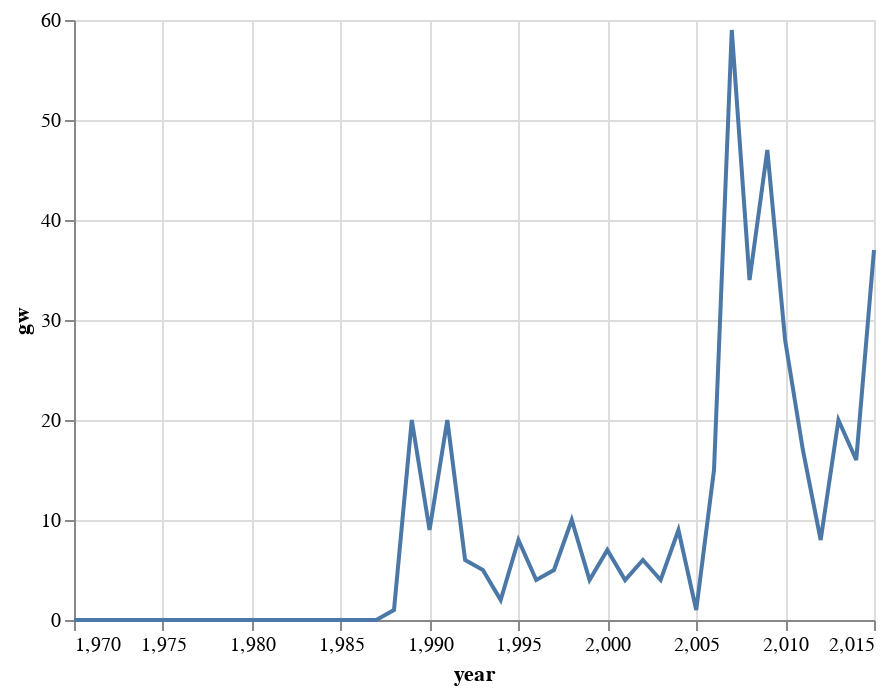

Here is the notebook cell this chart was saved with:
### Code cell
alt.Chart(year_summ[['year', 'gw', 'cc']]).mark_line().encode(x='year',y='gw')

### Figure 1 — Vega-Lite specification as saved in the notebook (floating-point values rounded to 4 significant figures)
{"$schema": "https://vega.github.io/schema/vega-lite/v2.6.0.json", "config": {"view": {"height": 300, "width": 400}}, "data": {"name": "data-f4e93c0f56bc0cafcf8bdf19807afb4e"}, "datasets": {"data-f4e93c0f56bc0cafcf8bdf19807afb4e": [{"cc": 0, "gw": 0, "year": 1970}, {"cc": 0, "gw": 0, "year": 1971}, {"cc": 0, "gw": 0, "year": 1972}, {"cc": 1, "gw": 0, "year": 1973}, {"cc": 0, "gw": 0, "year": 1974}, {"cc": 0, "gw": 0, "year": 1975}, {"cc": 0, "gw": 0, "year": 1976}, {"cc": 0, "gw": 0, "year": 1977}, {"cc": 0, "gw": 0, "year": 1978}, {"cc": 0, "gw": 0, "year": 1979}, {"cc": 0, "gw": 0, "year": 1980}, {"cc": 0, "gw": 0, "year": 1981}, {"cc": 0, "gw": 0, "year": 1982}, {"cc": 0, "gw": 0, "year": 1983}, {"cc": 1, "gw": 0, "year": 1984}, {"cc": 0, "gw": 0, "year": 1985}, {"cc": 0, "gw": 0, "year": 1986}, {"cc": 0, "gw": 0, "year": 1987}, {"cc": 1, "gw": 1, "year": 1988}, {"cc": 18, "gw": 20, "year": 1989}, {"cc": 12, "gw": 9, "year": 1990}, {"cc": 30, "gw": 20, "year": 1991}, {"cc": 15, "gw": 6, "year": 1992}, {"cc": 14, "gw": 5, "year": 1993}, {"cc": 9, "gw": 2, "year": 1994}, {"cc": 12, "gw": 8, "year": 1995}, {"cc": 16, "gw": 4, "year": 1996}, {"cc": 14, "gw": 5, "year": 1997}, {"cc": 23, "gw": 10, "year": 1998}, {"cc": 31, "gw": 4, "year": 1999}, {"cc": 15, "gw": 7, "year": 2000}, {"cc": 30, "gw": 4, "year": 2001}, {"cc": 25, "gw": 6, "year": 2002}, {"cc": 25, "gw": 4, "year": 2003}, {"cc": 42, "gw": 9, "year": 2004}, {"cc": 46, "gw": 1, "year": 2005}, {"cc": 54, "gw": 15, "year": 2006}, {"cc": 472, "gw": 59, "year": 2007}, {"cc": 353, "gw": 34, "year": 2008}, {"cc": 485, "gw": 47, "year": 2009}, {"cc": 368, "gw": 28, "year": 2010}, {"cc": 287, "gw": 17, "year": 2011}, {"cc": 185, "gw": 8, "year": 2012}, {"cc": 200, "gw": 20, "year": 2013}, {"cc": 307, "gw": 16, "year": 2014}, {"cc": 382, "gw": 37, "year": 2015}]}, "encoding": {"x": {"field": "year", "type": "quantitative"}, "y": {"field": "gw", "type": "quantitative"}}, "mark": "line"}
